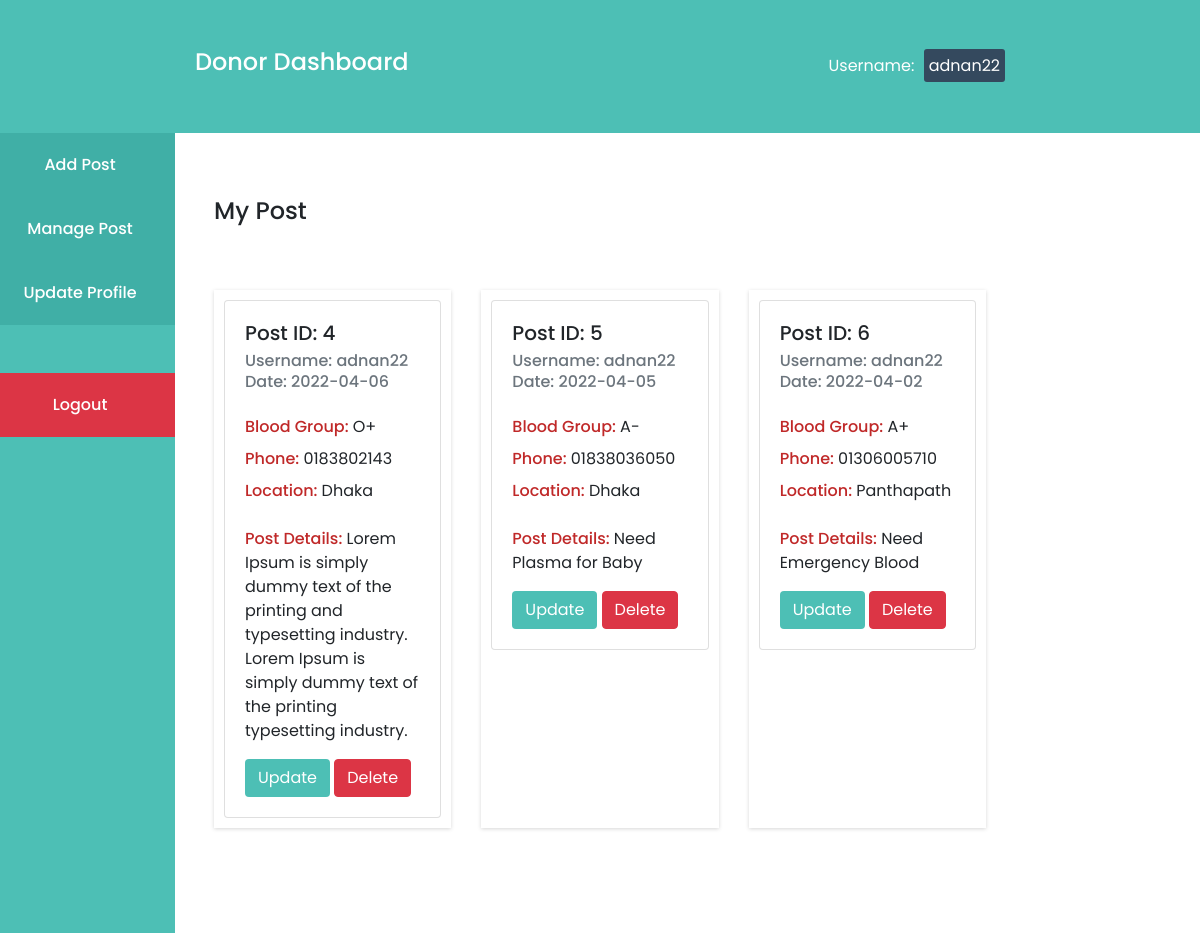
Page /donor_manage_post.php (signed in) on the committed database.
### tables this page shows
CREATE TABLE `post` (
  `post_id` int(11) NOT NULL,
  `user_id` int(11) NOT NULL,
  `hospital_name` varchar(150) NOT NULL,
  `date` varchar(30) NOT NULL,
  `phone` varchar(11) NOT NULL,
  `blood_group` varchar(10) NOT NULL,
  `address` text NOT NULL,
  `post` text NOT NULL
);

### donor_manage_post.php (the view, shortened to what this page needs)
<?php
require "includes/header.php";
require "dashboard_content/donor_dashboard_header.php";
$active = $_SESSION['username'];
require_once "includes/db.php";
$query2 = "SELECT * FROM `register` WHERE `username` = '$active'";
$result2 = mysqli_query($conn, $query2);
$result2 = mysqli_fetch_assoc($result2);
$active_id = $result2['id'];
$query = "SELECT * FROM `post` WHERE `user_id`= '$active_id'";
$result = mysqli_query($conn, $query);
?>
<div class="container_fluid">
    <div class="row">
        <?php
        require "dashboard_content/donor_dashboard_menu.php";
        ?>
        <div class="col-md-8 p-4">
            <div class="section-header mb-5">
                <h1>My Post</h1>
            </div>
            <div class="dashboard-content pt-2">
                <div class="row">
                    <?php
                    foreach ($result as $single_data) :
                    ?>
                        <div class="col-md-4">
                            <div class="single-post h-100">
                                <div class="card">
                                    <div class="card-body">
                                        <h5 class="card-title">Post ID: <?= $single_data['post_id'] ?></h5>
                                        <h6 class="card-subtitle mb-2 text-muted">Username: <?= $active ?> </h6>
                                        <h6 class="card-subtitle mb-4 text-muted">Date: <?= $single_data['date'] ?> </h6>
                                        <p class="card-text mb-2"><span>Blood Group: </span><?= $single_data['blood_group'] ?></p>
                                        <p class="card-text mb-2"><span>Phone: </span> <?= $single_data['phone'] ?></p>
                                        <p class="card-text mb-2"><span>Location: </span> <?= $single_data['address'] ?></p>
                                        <p class="card-text mt-4 mb-3"><span>Post Details: </span> <?= $single_data['post'] ?></p>
                                        <a class="btn primary_color text-white" href="donor_update_post.php?id=<?= $single_data['post_id'] ?>">
                                            Update
                                        </a>
                                        <button type="button" class="btn btn-danger" data-toggle="modal" data-target="#delete">
                                            Delete
                                        </button>
                                    </div>
                                </div>
                            </div>
                        </div>
                    <?php
                    endforeach;
                    ?>
                </div>
            </div>
        </div>
    </div>
</div>
<?php
require "includes/footer.php";
?>

### includes/style.css (style rules this page uses)
:root { --primary: #4DBFB5; }
* { margin: 0; padding: 0; list-style: none; }
p { margin: 0; }
body { font-family: 'Poppins', sans-serif; overflow-x: hidden; }
a { text-decoration: none; color: goldenrod; }
.primary_color { background: var(--primary); }
.section-header { margin-top: 40px; }
.section-header h1 { font-size: 24px; }
p.card-text span { font-weight: 500; color: #c02929; }
.single-post.h-100 { box-shadow: rgba(0, 0, 0, 0.16) 0px 1px 4px; padding: 10px; }
.row>[class*=col-] { display: flex; flex-direction: column; flex-grow: 1; }

### rows in the picture
post: post_id "4", date "2022-04-06", blood_group "O+", phone "0183802143", address "Dhaka", post "Lorem Ipsum is simply dummy text of the printing and typesetting industry. Lorem Ipsum is simply dummy text of the printing typesetting industry."
post: post_id "5", date "2022-04-05", blood_group "A-", phone "01838036050", address "Dhaka", post "Need Plasma for Baby"
post: post_id "6", date "2022-04-02", blood_group "A+", phone "01306005710", address "Panthapath", post "Need Emergency Blood"

### other values in the picture
$_SESSION['username'] "adnan22"
